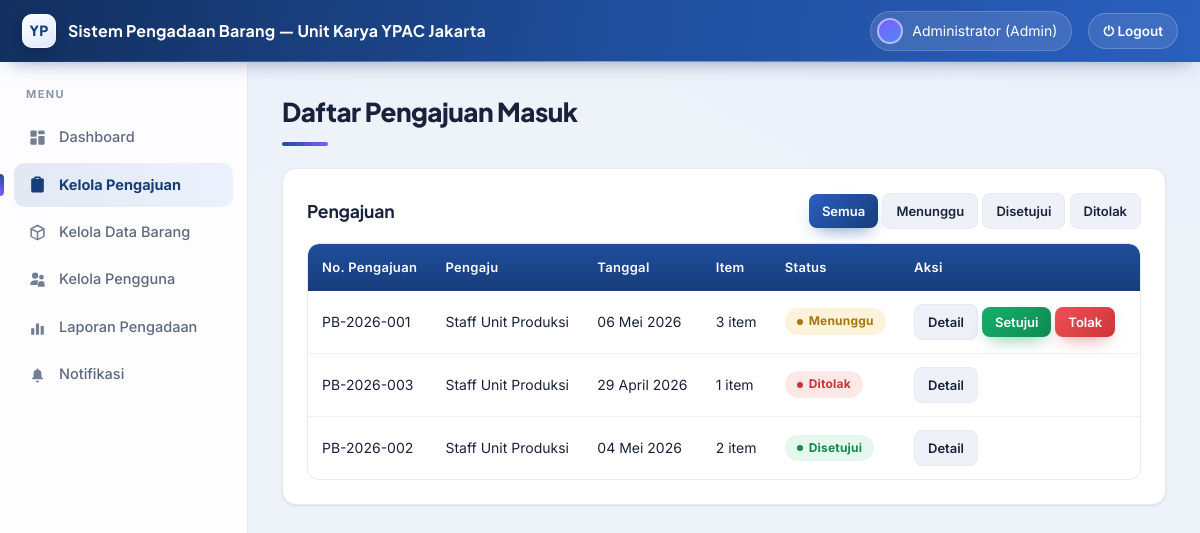
The app's page /kelola_pengajuan.php (signed in) with its own data.
### tables this page shows
CREATE TABLE pengajuan_barang (
  id                INT(11)   NOT NULL AUTO_INCREMENT,
  user_id           INT(11)   NOT NULL,
  tanggal_pengajuan DATE      NOT NULL,
  keterangan        TEXT      DEFAULT NULL,
  status            ENUM('menunggu','disetujui','ditolak') NOT NULL DEFAULT 'menunggu',
  created_at        TIMESTAMP NOT NULL DEFAULT CURRENT_TIMESTAMP,
  updated_at        TIMESTAMP NOT NULL DEFAULT CURRENT_TIMESTAMP ON UPDATE CURRENT_TIMESTAMP,
  PRIMARY KEY (id),
  KEY user_id (user_id),
  CONSTRAINT fk_pengajuan_user FOREIGN KEY (user_id) REFERENCES users (id) ON DELETE CASCADE
);

CREATE TABLE users (
  id          INT(11)      NOT NULL AUTO_INCREMENT,
  nama        VARCHAR(100) NOT NULL,
  email       VARCHAR(100) NOT NULL,
  password    VARCHAR(255) NOT NULL,
  role        ENUM('staff','approver','admin') NOT NULL DEFAULT 'staff',
  created_at  TIMESTAMP    NOT NULL DEFAULT CURRENT_TIMESTAMP,
  PRIMARY KEY (id),
  UNIQUE KEY email (email)
);

### kelola_pengajuan.php (the view, shortened to what this page needs)
<?php
require_once 'config/fungsi.php';
$filter = $_GET['status'] ?? 'semua';
$kondisi = "";
$sql = "SELECT pb.*, u.nama,
        (SELECT COUNT(*) FROM detail_barang d WHERE d.pengajuan_id = pb.id) AS jml_item
        FROM pengajuan_barang pb
        JOIN users u ON u.id = pb.user_id
        $kondisi
        ORDER BY (pb.status='menunggu') DESC, pb.id DESC";
$data = mysqli_query($conn, $sql);
require 'templates/header.php';
?>
<h1 class="page-title">Daftar Pengajuan Masuk</h1>
<div class="card-box">
  <div class="flex-between" style="margin-bottom:14px">
    <h3 style="margin:0">Pengajuan</h3>
    <div>
      <a class="btn btn-sm <?= $filter==='semua'?'btn-primary':'btn-gray' ?>" href="?status=semua">Semua</a>
      <a class="btn btn-sm <?= $filter==='menunggu'?'btn-primary':'btn-gray' ?>" href="?status=menunggu">Menunggu</a>
      <a class="btn btn-sm <?= $filter==='disetujui'?'btn-primary':'btn-gray' ?>" href="?status=disetujui">Disetujui</a>
      <a class="btn btn-sm <?= $filter==='ditolak'?'btn-primary':'btn-gray' ?>" href="?status=ditolak">Ditolak</a>
    </div>
  </div>
  <table class="tabel">
    <tr>
      <th>No. Pengajuan</th>
      <th>Pengaju</th>
      <th>Tanggal</th>
      <th>Item</th>
      <th>Status</th>
      <th style="width:240px">Aksi</th>
    </tr>
    <?php if (mysqli_num_rows($data) === 0): ?>
      <tr><td colspan="6" style="text-align:center;color:#9aa3b2">Tidak ada pengajuan.</td></tr>
    <?php else: ?>
      <?php while ($p = mysqli_fetch_assoc($data)): ?>
        <tr>
          <td><?= nomor_pengajuan($p['id'], $p['tanggal_pengajuan']) ?></td>
          <td><?= bersihkan($p['nama']) ?></td>
          <td><?= tanggal_indonesia($p['tanggal_pengajuan']) ?></td>
          <td><?= $p['jml_item'] ?> item</td>
          <td><?= badge_status($p['status']) ?></td>
          <td>
            <a class="btn btn-gray btn-sm" href="detail_pengajuan.php?id=<?= $p['id'] ?>">Detail</a>
            <?php if ($p['status'] === 'menunggu'): ?>
              <button class="btn btn-success btn-sm"
                      onclick="bukaForm(<?= $p['id'] ?>,'disetujui')">Setujui</button>
              <button class="btn btn-danger btn-sm"
                      onclick="bukaForm(<?= $p['id'] ?>,'ditolak')">Tolak</button>
            <?php endif; ?>
          </td>
        </tr>
      <?php endwhile; ?>
    <?php endif; ?>
  </table>
</div>
<?php require 'templates/footer.php'; ?>

### config/fungsi.php (shortened to what this page needs)
<?php
function tanggal_indonesia($tanggal)
{
    $bulan = [1=>'Januari','Februari','Maret','April','Mei','Juni',
              'Juli','Agustus','September','Oktober','November','Desember'];
    $ts = strtotime($tanggal);
    return date('d', $ts) . ' ' . $bulan[(int)date('n', $ts)] . ' ' . date('Y', $ts);
}
function nomor_pengajuan($id, $tanggal)
{
    $tahun = date('Y', strtotime($tanggal));
    return 'PB-' . $tahun . '-' . str_pad($id, 3, '0', STR_PAD_LEFT);
}
function badge_status($status)
{
    switch ($status) {
        case 'disetujui':
            return '<span class="badge bg-success">Disetujui</span>';
        case 'ditolak':
            return '<span class="badge bg-danger">Ditolak</span>';
        default:
            return '<span class="badge bg-warning text-dark">Menunggu</span>';
    }
}
function bersihkan($teks)
{
    return htmlspecialchars(trim($teks), ENT_QUOTES, 'UTF-8');
}

### assets/style.css (style rules this page uses)
:root { --brand: #1f4e9c; --brand-600: #2a5fbf; --brand-700: #173d7a; --brand-800: #122f5e; --aurora: #7c5cff; --glow: #4f8af0; --biru-utama: #1f4e9c; --biru-gelap: #173d7a; --biru-muda: #eef4ff; --ink: #18233b; --muted: #5d6880; --faint: #8b94a8; --line: #e5eaf3; --line-2: #eef1f7; --surface:#ffffff; --abu-bg: #eef2f9; --green: #10a05f; --green-bg:#e6f7ee; --amber: #d98a08; --amber-bg:#fdf2da; --red: #e04349; --red-bg: #fde8e8; --r-sm: 9px; --r: 14px; --r-lg: 20px; --shadow-sm: 0 1px 2px rgba(20,40,80,.06), 0 1px 3px rgba(20,40,80,.05); --shadow: 0 6px 22px -8px rgba(23,61,122,.22), 0 2px 6px rgba(20,40,80,.05); --shadow-lg: 0 24px 60px -18px rgba(18,47,94,.45); --ease: cubic-bezier(.22,.61,.36,1); }
* { box-sizing: border-box; }
html { -webkit-text-size-adjust: 100%; }
body { margin: 0; font-family: 'Inter', 'Segoe UI', Tahoma, sans-serif; background: radial-gradient(1100px 540px at 100% -10%, #e7eefc 0%, transparent 60%), radial-gradient(900px 500px at -5% 0%, #eaf0fb 0%, transparent 55%), var(--abu-bg); background-attachment: fixed; color: var(--ink); font-size: 15px; line-height: 1.55; -webkit-font-smoothing: antialiased; text-rendering: optimizeLegibility; }
h1,h2,h3,h4 { font-family: 'Plus Jakarta Sans','Inter',sans-serif; letter-spacing: -.01em; }
.page-title { font-size: 26px; font-weight: 800; margin: 0 0 22px; color: var(--ink); letter-spacing: -.02em; }
.page-title::after { content:""; display:block; width: 46px; height: 4px; margin-top: 10px; border-radius: 4px; background: linear-gradient(90deg, var(--brand), var(--aurora)); }
.card-box { background: var(--surface); border: 1px solid var(--line); border-radius: var(--r); padding: 24px; margin-bottom: 22px; box-shadow: var(--shadow-sm); animation: rise .55s var(--ease) both; transition: box-shadow .25s var(--ease), transform .25s var(--ease); }
.card-box h3 { color: var(--ink); }
table.tabel { width: 100%; border-collapse: separate; border-spacing: 0; font-size: 14px; overflow: hidden; border-radius: 12px; border: 1px solid var(--line); }
table.tabel th, table.tabel td { text-align: left; padding: 13px 14px; }
table.tabel th { background: linear-gradient(180deg, var(--brand) 0%, var(--brand-700) 100%); color: #fff; font-weight: 600; font-size: 13px; letter-spacing: .3px; white-space: nowrap; }
table.tabel th:first-child { border-top-left-radius: 11px; }
table.tabel th:last-child { border-top-right-radius: 11px; }
table.tabel td { border-bottom: 1px solid var(--line-2); background:#fff; }
table.tabel tr:last-child td { border-bottom: none; }
table.tabel tbody tr, table.tabel tr { transition: background .18s var(--ease); }
.badge { display:inline-flex; align-items:center; gap:6px; padding: 4px 12px; border-radius: 999px; font-size: 12px; font-weight: 700; letter-spacing: .2px; }
.badge::before { content:""; width:6px; height:6px; border-radius:50%; background: currentColor; }
.bg-success { background: var(--green-bg); color:#118a51; }
.bg-danger { background: var(--red-bg); color:#c8353a; }
.bg-warning { background: var(--amber-bg); color:#a9760a; }
.text-dark { color:#a9760a; }
.btn { display: inline-flex; align-items: center; justify-content: center; gap: 7px; padding: 11px 20px; border: none; border-radius: var(--r-sm); font-size: 14px; font-weight: 600; font-family: inherit; cursor: pointer; text-decoration: none; text-align:center; transition: transform .16s var(--ease), box-shadow .22s var(--ease), filter .2s var(--ease); }
.btn-primary { background: linear-gradient(135deg, var(--brand-600), var(--brand-700)); color: #fff; box-shadow: 0 8px 18px -8px rgba(31,78,156,.7); }
.btn-success { background: linear-gradient(135deg, #15b06a, #0f8a52); color:#fff; box-shadow: 0 8px 18px -8px rgba(16,160,95,.7); }
.btn-danger { background: linear-gradient(135deg, #ec5257, #cf3338); color:#fff; box-shadow: 0 8px 18px -8px rgba(224,67,75,.7); }
.btn-gray { background: #eef1f7; color: var(--ink); border:1px solid var(--line); }
.btn-sm { padding: 7px 13px; font-size: 13px; border-radius: 8px; }
.flex-between { display:flex; justify-content:space-between; align-items:center; gap:12px; flex-wrap:wrap; }

### records on screen
pengajuan_barang: nomor_pengajuan($p['id'], $p['tanggal_pengajuan']) "PB-2026-001", user.nama "Staff Unit Produksi", tanggal_pengajuan "06 Mei 2026", jml_item "3", status "Menunggu"
pengajuan_barang: nomor_pengajuan($p['id'], $p['tanggal_pengajuan']) "PB-2026-003", user.nama "Staff Unit Produksi", tanggal_pengajuan "29 April 2026", jml_item "1", status "Ditolak"
pengajuan_barang: nomor_pengajuan($p['id'], $p['tanggal_pengajuan']) "PB-2026-002", user.nama "Staff Unit Produksi", tanggal_pengajuan "04 Mei 2026", jml_item "2", status "Disetujui"

### other values on screen
bersihkan($nama) "Administrator"
$role "Admin"
